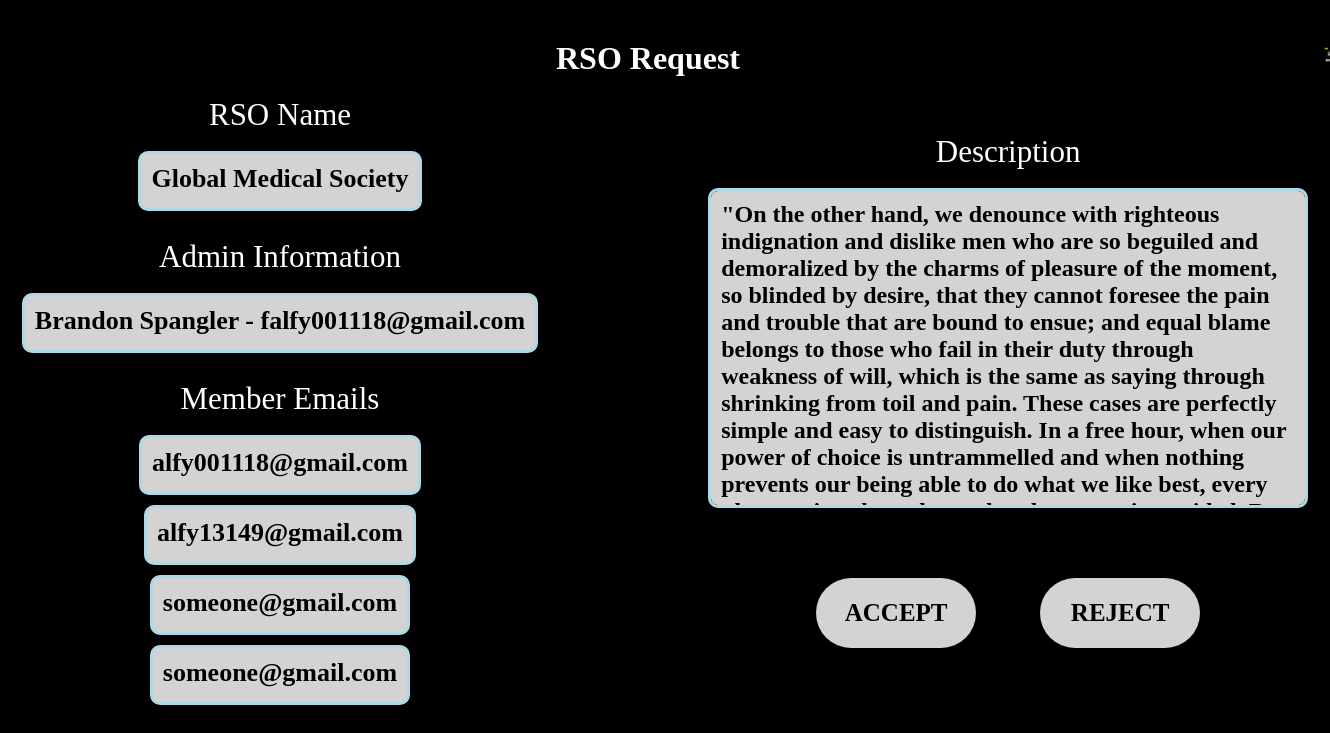
/super_admin_pages/rso_request.php?name=Global Medical Society&university=Johns Hopkins University (signed in), run on the app's committed database.
### tables this page shows
CREATE TABLE `rso_requests` (
  `id` int(11) NOT NULL,
  `super_admin_id` int(11) NOT NULL,
  `name` varchar(128) NOT NULL,
  `university` varchar(128) NOT NULL,
  `admin_name` varchar(128) NOT NULL,
  `admin_email` varchar(128) NOT NULL,
  `description` varchar(1024) NOT NULL,
  `member_one` varchar(128) NOT NULL,
  `member_two` varchar(128) NOT NULL,
  `member_three` varchar(128) NOT NULL,
  `member_four` varchar(128) NOT NULL
);

### super_admin_pages/rso_request.php (the view, shortened to what this page needs)
<?php
require('../db_connection.php');
if (isset($_GET['name']) && isset($_GET['university'])) {
    $query = "SELECT * FROM `rso_requests` WHERE `name`='$_GET[name]' AND `university`='$_GET[university]'";
    $result = mysqli_query($con, $query);
    if ($result) {
        $fetch_result = mysqli_fetch_assoc($result);
        $rso_name = $fetch_result['name'];
        $rso_admin = $fetch_result['admin_name'];
        $rso_description = $fetch_result['description'];
        $rso_member_one = $fetch_result['member_one'];
        $rso_member_two = $fetch_result['member_two'];
        $rso_member_three = $fetch_result['member_three'];
        $rso_member_four = $fetch_result['member_four'];
        $rso_admin_email = $fetch_result['admin_email'];
    }
}
?>
<!DOCTYPE html>
<html lang="en">
<head>
    <link rel="stylesheet" href="css/rso_request.css" />
</head>
<body>
    <header>
        <div class="header">
            <div class="title">
                <h1>RSO Request</h1>
            </div>
            <button onClick="location.href = 'SA_home.php'"><img src="../images/home.png"></button>
        </div>
    </header>
    <div class="rso_request">
        <div class="names">
            <label for="rso_name">RSO Name</label><br>
            <h4 id="rso_name">
                <?php echo $rso_name ?>
            </h4>
            <br>
            <label for="rso_admin">Admin Information</label><br>
            <h3 id="rso_admin">
                <?php echo "$rso_admin - $rso_admin_email" ?>
            </h3>
            <br>
            <label for="rso_members">Member Emails</label><br>
            <h3 id="rso_members">
                <?php echo $rso_member_one ?>
            </h3>
            <h3 id="rso_members">
                <?php echo $rso_member_two ?>
            </h3>
            <h3 id="rso_members">
                <?php echo $rso_member_three ?>
            </h3>
            <h3 id="rso_members">
                <?php echo $rso_member_four ?>
            </h3>
        </div>
        <div class="description">
            <label for="rso_description">Description</label><br>
            <h3 id="rso_description" rows="4" cols="50">
                <?php echo $rso_description ?>
            </h3>
            <div class="decision">
                <form style="text-align: center;" method="POST">
                    <button type="submit" class="decision-btn" name="accept_rso">ACCEPT</button>
                    <button type="submit" class="decision-btn" name="reject_rso">REJECT</button>
                </form>
            </div>
        </div>
    </div>
</body>
</html>

### super_admin_pages/css/rso_request.css (style rules this page uses)
* { box-sizing: border-box; text-decoration: none; font-family: Georgia, "Times New Roman", Times, serif; margin: 0; padding: 0; }
body { display: flex; flex-direction: column; align-items: center; justify-content: space-around; background-color: black; color: white; padding: 20px 0; overflow: hidden; }
header div.header { display: flex; flex-direction: row; align-items: center; justify-content: space-between; width: 1400px; margin: 20px; }
header div.header button { background-color: transparent; border: none; }
header div.header button img { max-width: 50px; width: 70%; }
header div.header h1 { text-align: center; }
div.rso_request { display: flex; flex-direction: row; align-items: center; justify-content: space-around; }
div.rso_request div.names { display: flex; flex-direction: column; align-items: center; justify-content: space-around; }
div.rso_request div.names label, div.rso_request div.description label { font-size: 31px; margin: auto; }
div.rso_request div.names h3 { width: auto; height: 60px; background-color: lightgray; color: black; border: none; border: 3px solid lightblue; border-radius: 10px; padding: 10px 10px; font-weight: 550; font-size: 26px; outline: none; margin: auto; margin-bottom: 10px; text-align: center; overflow: hidden; overflow-y: auto; }
div.rso_request div.names h4 { width: auto; height: 60px; background-color: lightgray; color: black; border: none; border: 3px solid lightblue; border-radius: 10px; padding: 10px 10px; font-weight: 550; font-size: 26px; outline: none; margin: auto; margin-bottom: 10px; text-align: center; overflow: hidden; overflow-y: auto; }
div.rso_request div.description { display: flex; flex-direction: column; align-items: center; justify-content: space-around; margin: auto; margin-left: 170px; }
div.rso_request div.description h3 { width: 600px; height: 320px; background-color: lightgray; color: black; border: none; border: 3px solid lightblue; border-radius: 10px; padding: 10px 10px; font-weight: 550; font-size: 24px; outline: none; margin: auto; margin-bottom: 40px; overflow: hidden; overflow-y: auto; }
div.rso_request div.description div.decision { display: flex; flex-direction: row; align-items: center; justify-content: space-around; }
div.rso_request div.description div.decision button { width: 160px; height: 70px; font-size: 25px; font-weight: 550; font-style: 15px; background-color: lightgray; padding: 5px 12px; border: none; border-radius: 45px; outline: none; margin: 30px; }

### data on the page
rso_requests: name "Global Medical Society", admin_name "Brandon Spangler", admin_email "falfy001118@gmail.com", member_one "alfy001118@gmail.com", member_two "alfy13149@gmail.com", member_three "someone@gmail.com", member_four "someone@gmail.com", description "\"On the other hand, we denounce with righteous indignation and dislike men who are so beguiled and demoralized by the charms of pleasure of the moment, so blinded by desire, that they cannot foresee the pain and trouble that are bound to ensue; and equal blame belongs to those who fail in their duty through weakness of will, which is the same as saying through shrinking from toil and pain. These cases are perfectly simple and easy to distinguish. In a free hour, when our power of choice is untrammelled and when nothing prevents our being able to do what we like best, every…"
